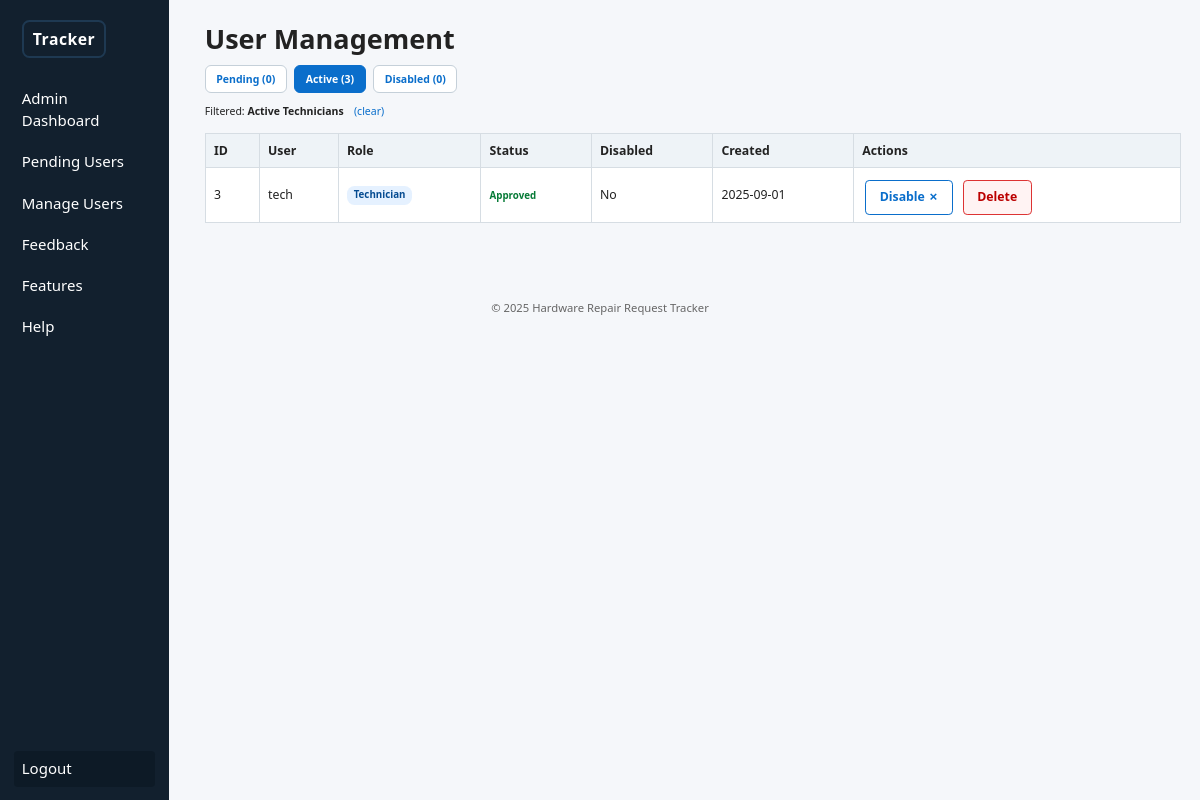
The app's page /admin/users_manage.php?filter=active_techs (signed in) with its own data.
### tables this page shows
CREATE TABLE users (
  user_id INT AUTO_INCREMENT PRIMARY KEY,
  username VARCHAR(50) NOT NULL UNIQUE,
  password VARCHAR(255) NOT NULL,
  role ENUM('admin','user','technician') NOT NULL DEFAULT 'user',
  status ENUM('pending','approved','rejected') NOT NULL DEFAULT 'pending',
  is_disabled TINYINT(1) NOT NULL DEFAULT 0,
  created_at TIMESTAMP DEFAULT CURRENT_TIMESTAMP
);

### admin/users_manage.php (the view, shortened to what this page needs)
<?php require_once __DIR__ . '/../config.php';
require_once __DIR__ . '/../db.php';
$tab = $_GET['tab'] ?? 'active';
$roleFilter = null;
if (isset($_GET['filter'])) {
  if ($_GET['filter'] === 'active_customers') {
    $tab = 'active';
    $roleFilter = 'user';
  } elseif ($_GET['filter'] === 'active_techs') {
    $tab = 'active';
    $roleFilter = 'technician';
  }
}
$baseQuery = "SELECT user_id,username,role,status,is_disabled,created_at FROM users";
switch ($tab) {
  default:
    $q = $baseQuery . " WHERE status='approved' AND (is_disabled=0 OR is_disabled IS NULL)";
    if ($roleFilter) {
      $q .= " AND role='" . $mysqli->real_escape_string($roleFilter) . "'";
    }
    $q .= " ORDER BY created_at DESC";
    $tab = 'active';
}
$users = $mysqli->query($q);
$cntPending = $mysqli->query("SELECT COUNT(*) c FROM users WHERE status='pending'")->fetch_assoc()['c'];
$cntActive = $mysqli->query("SELECT COUNT(*) c FROM users WHERE status='approved' AND (is_disabled=0 OR is_disabled IS NULL)")->fetch_assoc()['c'];
$cntDisabled = $mysqli->query("SELECT COUNT(*) c FROM users WHERE is_disabled=1")->fetch_assoc()['c'];
?>
<?php include __DIR__ . '/../partials/header.php'; ?>
<h1>User Management</h1>
<div class="tabs" style="margin-top:.5rem;margin-bottom:.75rem;display:flex;gap:.5rem;flex-wrap:wrap;">
  <a class="tab-link<?= $tab === 'pending' ? ' active' : '' ?>" href="?tab=pending">Pending (<?= $cntPending ?>)</a>
  <a class="tab-link<?= $tab === 'active' ? ' active' : '' ?>" href="?tab=active">Active (<?= $cntActive ?>)</a>
  <a class="tab-link<?= $tab === 'disabled' ? ' active' : '' ?>" href="?tab=disabled">Disabled (<?= $cntDisabled ?>)</a>
</div>
<?php if ($roleFilter): ?>
  <div style="margin:.3rem 0 .5rem;font-size:.7rem;">Filtered: <strong><?= $roleFilter === 'user' ? 'Active Customers' : 'Active Technicians' ?></strong> <a href="users_manage.php?tab=active" style="margin-left:.5rem;">(clear)</a></div>
<?php endif; ?>
<table class="table">
  <tr>
    <th>ID</th>
    <th>User</th>
    <th>Role</th>
    <th>Status</th>
    <th>Disabled</th>
    <th>Created</th>
    <th>Actions</th>
  </tr>
  <?php while ($u = $users->fetch_assoc()): ?>
    <tr>
      <td><?= $u['user_id'] ?></td>
      <td><?= htmlspecialchars($u['username']) ?></td>
      <td><span class="role-badge role-<?= $u['role'] ?>"><?= $u['role'] ?></span></td>
      <td><span class="status-text status-<?= $u['status'] ?>"><?= $u['status'] ?></span></td>
      <td><?= $u['is_disabled'] ? 'Yes' : 'No' ?></td>
      <td><?= substr($u['created_at'], 0, 10) ?></td>
      <td style="white-space:nowrap;">
        <?php if ($u['role'] != 'admin'): ?>
          <?php if (!$u['is_disabled']): ?>
            <a class="btn outline" href="?disable=<?= $u['user_id'] ?>">Disable ✗</a>
          <?php else: ?>
            <a class="btn" href="?enable=<?= $u['user_id'] ?>">Enable ↺</a>
          <?php endif; ?>
          <a class="btn outline" style="background:#fff3f3;border-color:#d33;color:#b00" href="?delete=<?= $u['user_id'] ?>" onclick="return confirm('Delete user?');">Delete</a>
        <?php endif; ?>
      </td>
    </tr>
  <?php endwhile; ?>
</table>
<?php include __DIR__ . '/../partials/footer.php'; ?>

### assets/css/style.css (style rules this page uses)
* { box-sizing: border-box; font-family: system-ui, -apple-system, Segoe UI, Roboto, sans-serif; margin: 0; padding: 0 }
html { font-size: 15px; }
body { background: #f5f7fa; color: #222; line-height: 1.45; font-size: .9rem; }
a { color: #0a6ecb; text-decoration: none }
button, .btn { display: inline-block; background: #0a6ecb; color: #fff; border: none; padding: .5rem .9rem; border-radius: .28rem; font-size: .82rem; font-weight: 600; cursor: pointer; margin: .3rem .2rem 0; }
.btn.outline { background: #fff; color: #0a6ecb; border: 1px solid #0a6ecb }
.table { width: 100%; border-collapse: collapse; margin: .9rem 0; background: #fff }
.table th, .table td { padding: .5rem .55rem; border: 1px solid #d6dde3; font-size: .82rem; text-align: left }
.table th { background: #eef3f7; font-weight: 600 }
.role-badge { display: inline-block; padding: .15rem .45rem; border-radius: .5rem; font-size: .65rem; font-weight: 600; background: #e5e9ef; color: #123; text-transform: capitalize; }
.role-technician { background: #e5f1ff; color: #054b91; }
.status-text { font-size: .65rem; font-weight: 600; text-transform: capitalize; }
.status-approved { color: #067a36; }
.tabs .tab-link { padding: .35rem .7rem; border: 1px solid #c5d0d9; border-radius: .4rem; background: #fff; font-size: .7rem; font-weight: 600; text-decoration: none; }
.tabs .tab-link.active { background: #0a6ecb; color: #fff; border-color: #0a6ecb; }

### records on screen
users: user_id "3", username "tech", role "Technician", status "Approved", is_disabled "No", created_at "2025-09-01"

### other values on screen
$cntPending "0"
$cntActive "3"
$cntDisabled "0"
